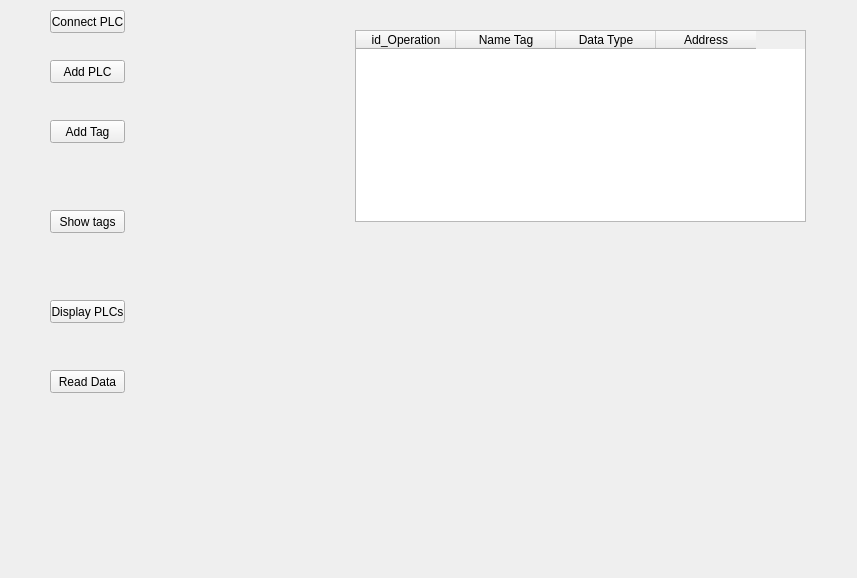
<?xml version="1.0" encoding="UTF-8"?>
<ui version="4.0">
 <class>Form</class>
 <widget class="QWidget" name="Form">
  <property name="geometry">
   <rect>
    <x>0</x>
    <y>0</y>
    <width>857</width>
    <height>578</height>
   </rect>
  </property>
  <property name="windowTitle">
   <string>Form</string>
  </property>
  <widget class="QPushButton" name="pushButton">
   <property name="geometry">
    <rect>
     <x>50</x>
     <y>60</y>
     <width>75</width>
     <height>23</height>
    </rect>
   </property>
   <property name="text">
    <string>Add PLC</string>
   </property>
  </widget>
  <widget class="QPushButton" name="pushButton_2">
   <property name="geometry">
    <rect>
     <x>50</x>
     <y>120</y>
     <width>75</width>
     <height>23</height>
    </rect>
   </property>
   <property name="text">
    <string>Add Tag</string>
   </property>
  </widget>
  <widget class="QPushButton" name="pushButton_3">
   <property name="geometry">
    <rect>
     <x>50</x>
     <y>10</y>
     <width>75</width>
     <height>23</height>
    </rect>
   </property>
   <property name="text">
    <string>Connect PLC</string>
   </property>
  </widget>
  <widget class="QPushButton" name="pushButton_4">
   <property name="geometry">
    <rect>
     <x>50</x>
     <y>210</y>
     <width>75</width>
     <height>23</height>
    </rect>
   </property>
   <property name="text">
    <string>Show tags</string>
   </property>
  </widget>
  <widget class="QPushButton" name="pushButton_5">
   <property name="geometry">
    <rect>
     <x>50</x>
     <y>300</y>
     <width>75</width>
     <height>23</height>
    </rect>
   </property>
   <property name="text">
    <string>Display PLCs</string>
   </property>
  </widget>
  <widget class="QTableWidget" name="tableWidget">
   <property name="geometry">
    <rect>
     <x>355</x>
     <y>30</y>
     <width>451</width>
     <height>192</height>
    </rect>
   </property>
   <column>
    <property name="text">
     <string>id_Operation</string>
    </property>
   </column>
   <column>
    <property name="text">
     <string>Name Tag</string>
    </property>
   </column>
   <column>
    <property name="text">
     <string>Data Type</string>
    </property>
   </column>
   <column>
    <property name="text">
     <string>Address</string>
    </property>
   </column>
  </widget>
  <widget class="QPushButton" name="pushButton_6">
   <property name="geometry">
    <rect>
     <x>50</x>
     <y>370</y>
     <width>75</width>
     <height>23</height>
    </rect>
   </property>
   <property name="text">
    <string>Read Data</string>
   </property>
  </widget>
 </widget>
 <resources/>
 <connections/>
</ui>
